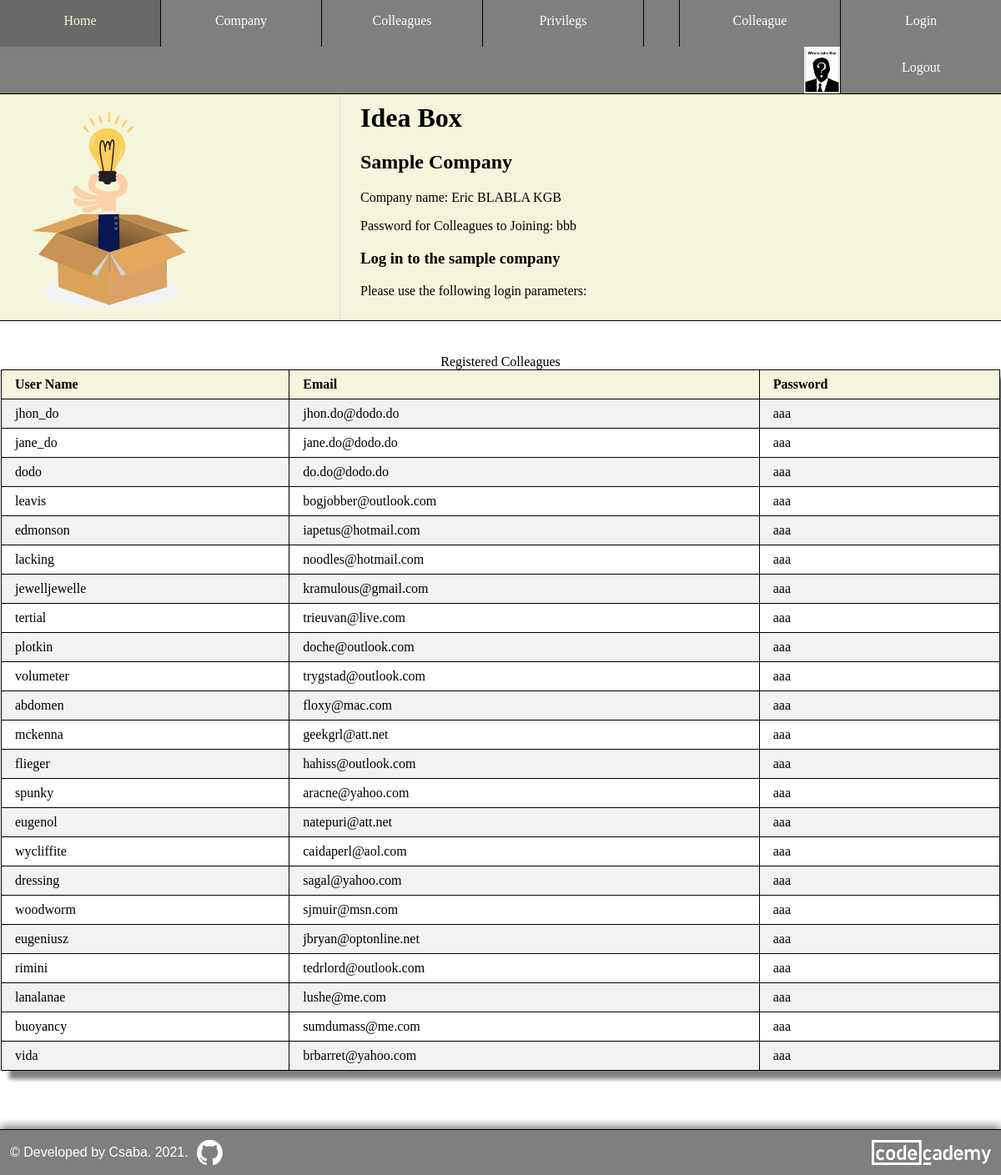
/sample (signed in), run on the app's committed database.
### models.py (models this page shows, shortened)
class Colleagues(db.Model, UserMixin):
    id = db.Column(db.Integer, primary_key = True)
    user_name = db.Column(db.String(32), unique = True, index = True)
    email = db.Column(db.String(128), unique = True, index = True)
    confirmed = db.Column(db.Integer, unique = False, default = 0)
    first_name = db.Column(db.String(32), nullable = False, index = True)
    last_name = db.Column(db.String(64), nullable = False, index = True)
    avatar = db.Column(db.String(8), nullable = True)
    position = db.Column(db.String(2048), index = True)
    password_hash = db.Column(db.String(128))
    company_id = db.Column(db.Integer, db.ForeignKey("company.id"))
    ideas = db.relationship(
        "Ideas",
        backref = "colleague",
        lazy = "dynamic",
        cascade = "all, delete, delete-orphan"  # cascading deletion
    )
    admin = db.relationship(
        "Admins",
        backref = "colleague",
        lazy = "dynamic",
        cascade = "all, delete, delete-orphan"  # cascading deletion
    )

### routes.py (the view)
@app.route("/sample", methods = ["GET", "POST"])
def sample():
    sample_company = Company.query.filter_by(name = "Eric BLABLA KGB").first()
    colleagues = Colleagues.query.filter(Colleagues.company_id == sample_company.id).all()
    return render_template(
        "sample.html",
        colleagues = colleagues,
        nav = get_nav(current_user, ["Home", "Login", "Colleague"])
    )

### helper.py (called while the page is built)
def get_admin(current_user):
    admin = Admins.query.filter(Admins.colleague_id == current_user.id).first()
    if not admin:
        admin = instatiate_admin(False)
    return admin

def is_auth_company(current_user):
    admin = get_admin(current_user)
    if not admin.update_company:
        return False
    return True

def is_auth_colleague(current_user, colleague=None):
    if not colleague:
        colleague = current_user
    admin = get_admin(current_user)
    if not admin.update_colleague:
        return False
    if current_user.company_id != colleague.company_id:
        return False
    return True

def is_auth_privilegs(current_user, colleague=None):
    if not colleague:
        colleague = current_user
    admin = get_admin(current_user)
    if not admin.update_privilegs:
        return False
    if current_user.company_id != colleague.company_id:
        return False
    return True

### models.py (called while the page is built)
@login_manager.user_loader
def load_colleague(id):
    return Colleagues.query.get(int(id))

### templates/sample.html (shortened to what this page needs)
{% extends "base.html" %}
{% block css %}
<link rel="stylesheet" href="{{ url_for('static', filename = 'style/profile.css') }} " />
<link rel="stylesheet" href="{{ url_for('static', filename = 'style/colleagues.css') }} " />
{% endblock css %}
{% block header_left %}
    <img src="{{url_for('static', filename = 'images/idea-box.svg') }}" alt="Idea Box" />
{% endblock header_left %}
{% block header_right %}
    <h1>Idea Box</h1>
    <h2>Sample Company</h2>
    <p>Company name: Eric BLABLA KGB</p>
    <p>Password for Colleagues to Joining: bbb</p>
    <h3>Log in to the sample company</h3>
    <p>Please use the following login parameters:</p>
{% endblock header_right %}
{% block content %}
<main class="sample">
    <section>
        <table>
            <caption>Registered Colleagues</caption>
            <tr>
                <th>User Name</th>
                <th>Email</th>
                <th>Password</th>
            </tr>
            {% for colleague in colleagues %}
            <tr
                class="clickable"
                onclick="fill_login_form('{{colleague.user_name}}');"
                title="Click to login to this user account."
            >
                <td>{{colleague.user_name}}</td>
                <td>{{colleague.email}}</td>
                <td>aaa</td>
            </tr>
            {% endfor %}
        </table>
    </section>
</main>
{% endblock content %}

### templates/base.html (shortened to what this page needs)
<html>
    <head>
        <link rel="stylesheet" href="{{ url_for('static', filename = 'style/base.css') }} " />
        <link rel="stylesheet" href="{{ url_for('static', filename = 'style/common.css') }} " />
        {% block css %}{% endblock css %}
        <link rel="stylesheet" href="{{ url_for('static', filename = 'style/footer.css') }} " />
    </head>
    <body>
        <nav>
            <div class="left-nav">
                {% for menu, path in nav["left"].items() %}
                <a href="{{ path }}">{{ menu }}</a>
                {% endfor %}
            </div>
            <div class="right-nav">
                {% for menu, path in nav["right"].items() %}
                    {% if current_user.get_id() and path == "/profile" %}
                    <a id="avatar" href="/profile/{{ current_user.id }}" title="Your profile" >
                        {% if current_user.avatar %}
                        <img src="{{ url_for('static', filename = '/avatars/') }}{{ current_user.id }}.{{ current_user.avatar }}" />
                        {% else %}
                        <img src="{{ url_for('static', filename = '/avatars/default.png') }}" />
                        {% endif %}
                    </a>
                    {% else %}
                    <a href="{{ path }}">{{ menu }}</a>
                    {% endif %}
                {% endfor %}
            </div>
        </nav>
        <header>
            <div class="header_left">
                <div>
                    {% block header_left %}
                    {% endblock header_left %}
                </div>
            </div>
            <div class="header_right">
                <div>
                    {% block header_right %}
                    {% endblock header_right %}
                </div>
            </div>
        </header>
        {% block content %}
        {% endblock content %}
        <footer>
            <div id="copiright">
                &copy; Developed by Csaba. <span id="developed">   2021</span><span id="presentYear">.</span>
            </div>
            <div id="github_icon">
                <a href="https://github.com/lendoo73/my_idea_boxes" target="_blank" title="Code on GitHub" >
                    <img src="{{ url_for('static', filename = 'images/github_logo.png') }}" />
                </a>
            </div>
            <div>
                <a href="https://www.codecademy.com/profiles/lendoo" target="_blank">
                    <img id="codecademy_logo" src="{{ url_for('static', filename = 'images/codecademy-white.svg') }}" alt="CodeCademy logo" />
                </a>
            </div>
        </footer>
    </body>
</html>

### static/style/base.css (style rules this page uses)
body { margin: 0; box-sizing: border-box; }
main { min-height: 32vh; }
nav { border-bottom: 1px solid black; background-color: rgba(0, 0, 0, 0.5); width: 100%; overflow: auto; }
.left-nav a { float: left; vertical-align: middle; }
#avatar { width: min-content; }
.right-nav a { float: right; }
.left-nav a { border-right: 1px solid black; }
.right-nav a:not(:last-child) { border-left: 1px solid black; }
.right-nav a img { height: 56px; margin-top: -16px; }
a { text-decoration: none; }
nav a { color: white; height: 24px; width: 16%; text-align: center; padding: 16px 0; }
header { display: grid; justify-content: space-between; grid-template-columns: 34% 64%; grid-gap: 20px; background-color: beige; min-height: 200px; border-bottom: 1px solid black; margin-bottom: 20px; }
.header_left, .header_right { display: flex; align-items: center; }
.header_left { position: relative; border-right: 1px solid #ddd; }
header h1 { margin-top: 0; }
.header_left img { padding-left: 10px; max-width: 250px; }
.header_right { padding: 10px 0; }

### static/style/common.css (style rules this page uses)
th { background-color: beige; }
footer { margin-top: 50px; }

### static/style/profile.css (style rules this page uses)
section { overflow-x: auto; padding: 20px; }
table { border-collapse: collapse; border: 1px solid black; margin: 0 auto; box-shadow: 10px 10px 5px grey; }
td, th { border: 1px solid black; text-align: left; padding: 8px 16px; }
td { cursor: pointer; }
tr:nth-child(even) { background-color: #f2f2f2; }

### static/style/colleagues.css (style rules this page uses)
body { overflow-x: hidden; }
.clickable { overflow-wrap: anywhere; }
table { width: 100%; }
@media (max-width: 1200px) { section { padding: 20px 1px; } }

### static/style/footer.css (style rules this page uses)
footer { display: flex; align-items: center; background-color: rgba(0, 0, 0, 0.5); color: white; text-align: left; padding: 12px; font-family: sans-serif; border-top: 1px solid black; box-shadow: 0px -4px 10px grey; }
footer img { height: 30px; }
#github_icon { flex-grow: 1; margin-left: 10px; }
#codecademy_logo { flex-grow: 2; }

### data on the page
Colleagues: user_name "jhon_do", email "jhon.do@dodo.do"
Colleagues: user_name "jane_do", email "jane.do@dodo.do"
Colleagues: user_name "dodo", email "do.do@dodo.do"
Colleagues: user_name "leavis", email "bogjobber@outlook.com"
Colleagues: user_name "edmonson", email "iapetus@hotmail.com"
Colleagues: user_name "lacking", email "noodles@hotmail.com"
Colleagues: user_name "jewelljewelle", email "kramulous@gmail.com"
Colleagues: user_name "tertial", email "trieuvan@live.com"
Colleagues: user_name "plotkin", email "doche@outlook.com"
Colleagues: user_name "volumeter", email "trygstad@outlook.com"
Colleagues: user_name "abdomen", email "floxy@mac.com"
Colleagues: user_name "mckenna", email "geekgrl@att.net"
Colleagues: user_name "flieger", email "hahiss@outlook.com"
Colleagues: user_name "spunky", email "aracne@yahoo.com"
Colleagues: user_name "eugenol", email "natepuri@att.net"
Colleagues: user_name "wycliffite", email "caidaperl@aol.com"
Colleagues: user_name "dressing", email "sagal@yahoo.com"
Colleagues: user_name "woodworm", email "sjmuir@msn.com"
Colleagues: user_name "eugeniusz", email "jbryan@optonline.net"
Colleagues: user_name "rimini", email "tedrlord@outlook.com"
Colleagues: user_name "lanalanae", email "lushe@me.com"
Colleagues: user_name "buoyancy", email "sumdumass@me.com"
Colleagues: user_name "vida", email "brbarret@yahoo.com"

### other printed values
{{ menu }} "Home" "Company" "Colleagues" "Privilegs"
{{ menu }} "Login" "Colleague" "Logout"
